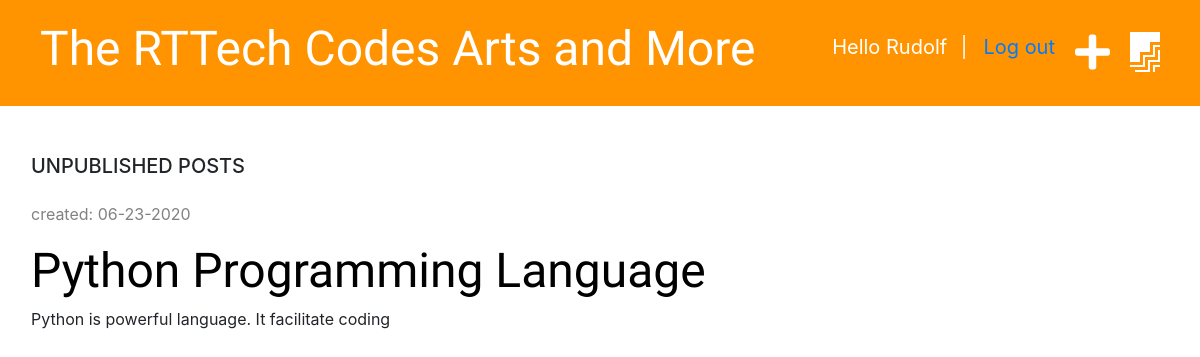
Page /drafts/ (signed in) on the earlier database version.
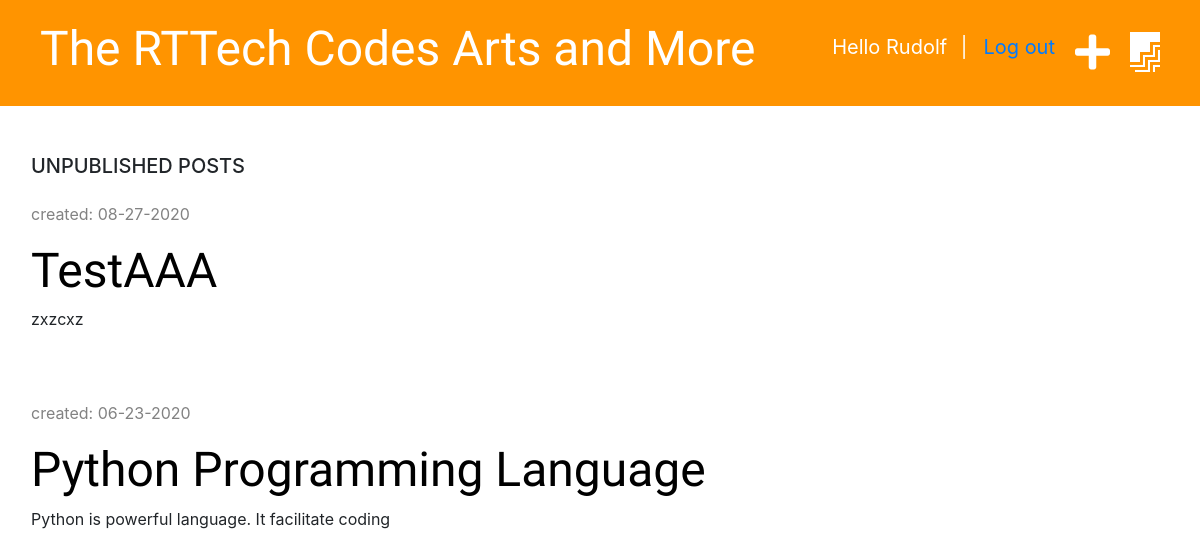
Same page on the later database version.
### blog/models.py (models this page shows, shortened)
class Post(models.Model):
    author = models.ForeignKey("auth.User", on_delete= models.CASCADE)
    title = models.CharField(max_length=200)
    text = models.TextField(null=True)
    created_date = models.DateTimeField(default=timezone.now)
    published_date = models.DateTimeField(blank=True, null=True)

### blog/views.py (the view)
# urls.py: path('drafts/', views.post_draft_list, name='post_draft_list'),
@login_required
def post_draft_list(request):
    posts = Post.objects.filter(published_date__isnull=True).order_by('-created_date')
    stuff_for_frontend = {'posts': posts}
    return render(request, 'blog/post_draft_list.html', stuff_for_frontend)

### blog/templates/blog/post_draft_list.html (shortened to what this page needs)
{% extends 'blog/base.html' %}
{% block content %}
    <div class="mb-4"><h5>UNPUBLISHED POSTS</h5></div>
    {% for post in posts %}
        <div class="post">
            <p class="date">created: {{ post.created_date|date:'m-d-Y' }}</p>
            <h1><a href="{% url 'post_detail' pk=post.pk %}">{{ post.title }}</a></h1>
            <p>{{ post.text|truncatechars:50 }}</p>
        </div>
    {% endfor %}
{% endblock %}

Differences in the rows shown:
added Post: created_date "08-27-2020", title "TestAAA", text "zxzcxz"
